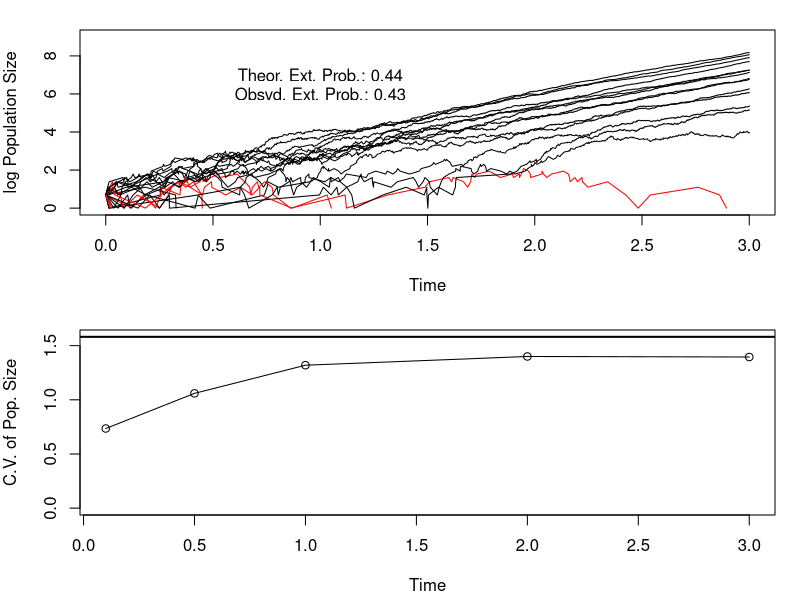
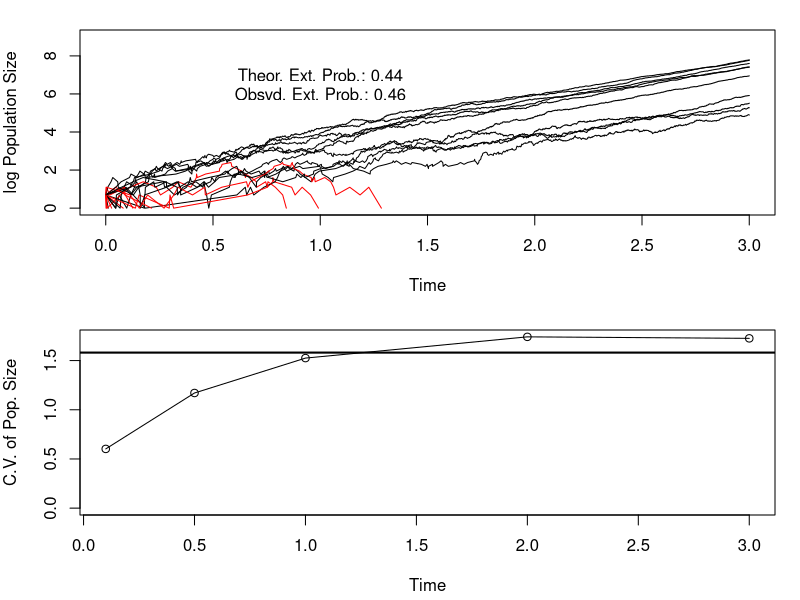
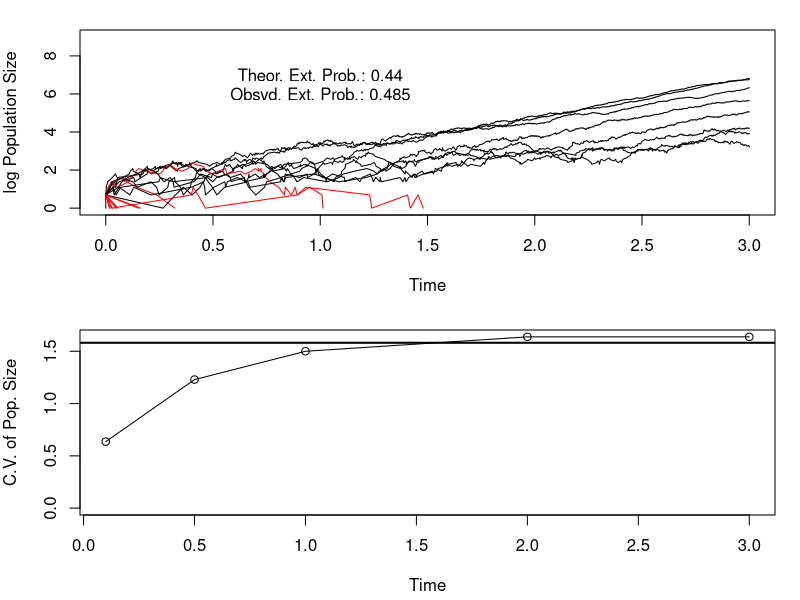
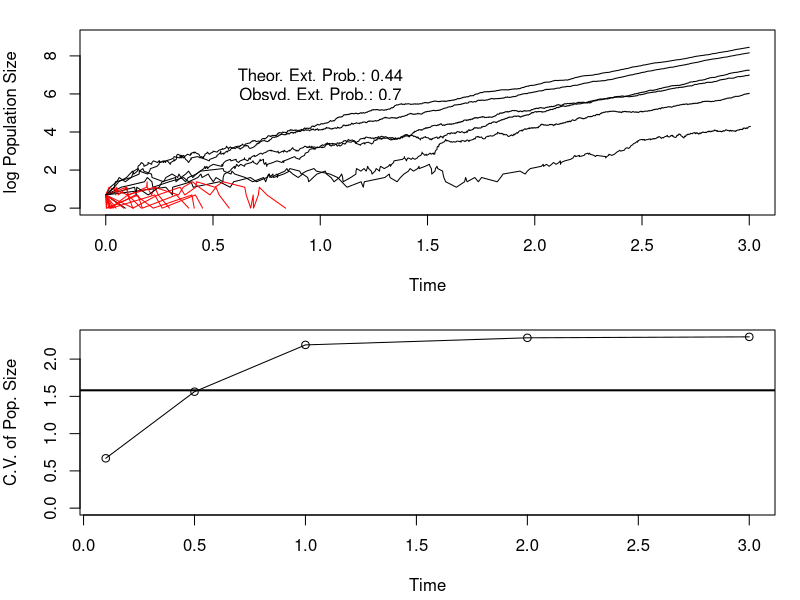
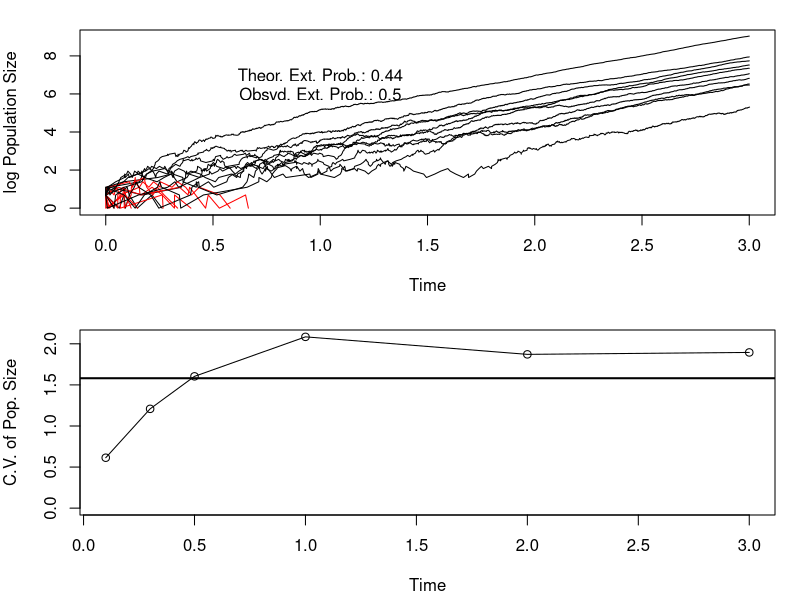
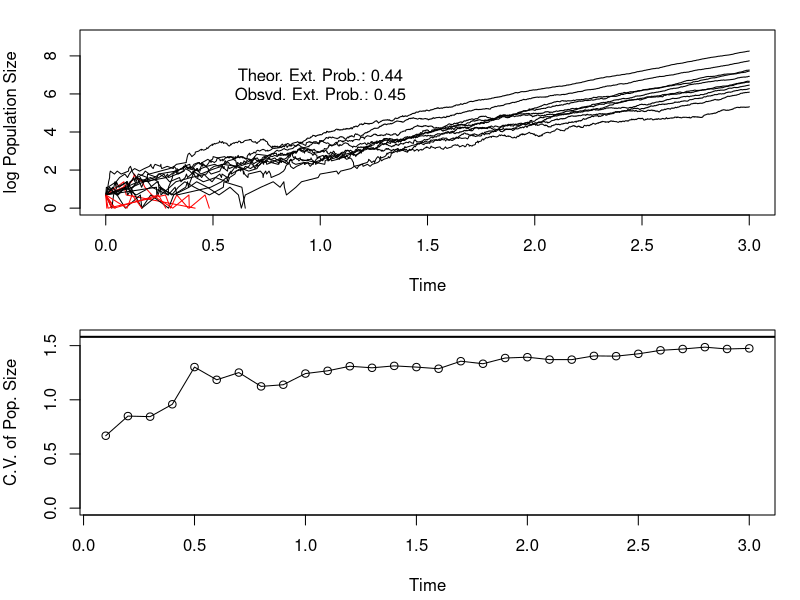
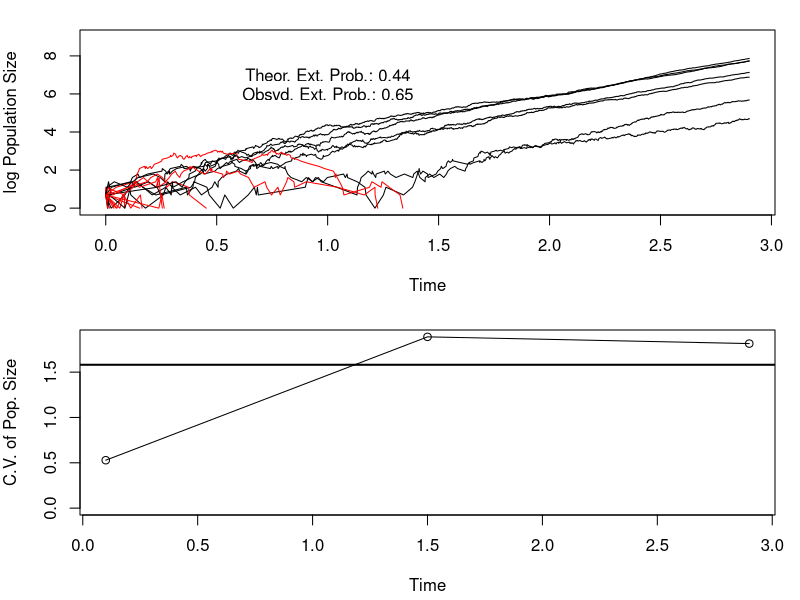

Write the R code that produced these figures, in order.
## ---- chunk 1
knitr::opts_chunk$set(fig.width=9, fig.height=9,
                      error=TRUE, echo=TRUE, eval=TRUE, warning=FALSE, message=FALSE)
## ---- chunk 2
#Parameters
MaxRlzns = 100; #NOTICE THAT THIS IS A SMALL NUMBER OF REALIZATIONS
NumExtinct = 0;
InitN = 2;
lambda = 6.0;
mu = 4.0;
TimePoints = c(0.1,0.5,1,2,3); #lambda = 6.0, mu = 3.6
NumTimePoints = length(TimePoints);
NStor <- array(0,c(NumTimePoints,MaxRlzns));
par(mfrow=c(2,1));
par(mai = c(0.85,0.8,0.3,0.25));#bottom,left,top,right


for(Rlzn in 1:MaxRlzns){

	N = numeric();
	t = numeric();

	N[1] = InitN;
	t[1] = 0.0;
	i = 1;
	Point = 1;
	while((N[i]>0)&&(t[i]<=TimePoints[NumTimePoints])){

		#################################
		# I. The first chunk of code that you must fix starts here: the simulation
		#################################
		AvgTimeToNextEvent = ((lambda+mu)*N[i]); #1. Fill in the average time to the next event
		NextTime = rexp(1,AvgTimeToNextEvent); 
		i = i + 1;
		t[i] = t[i-1]+NextTime; #2. Update the time by adding NextTime to the previous value of t (look at the preceding line if you are confused)

		rand = runif(1); #3. Here you must draw a single, uniformly distributed random variate, between 0 and 1
		BirthRate = lambda/(lambda+mu); #4.  This is the probability of a birth
		if(rand < BirthRate){ #5. If rand is less than the probability of a birth...
			N[i] = N[i-1]+1; #6. ...then a birth occurs, otherwise...
		} else{
			N[i] = N[i-1]-1; #7. ...a death occurs
		}
		if(N[i]<1){NumExtinct = NumExtinct + 1}; #8.  If the population has gone extinct, increase the number of extinctions by 1
			
		stop = 0;
		while((Point<=NumTimePoints)&&(stop!=1)){ #This while statement saves the population size at predetermined time points
			if(t[i]>TimePoints[Point]){
				
				NStor[Point,Rlzn] = N[i-1];
				Point = Point + 1;
			} else { stop = 1;}

		}
		
		#i = i + 1;
		

	} # while loop

	if(Rlzn==1){
		plot(t,log(N),type="l",xlab="Time",ylab="log Population Size",ylim=c(0,9),xlim=c(0,TimePoints[NumTimePoints]));
	}else{
		if(Rlzn<=20){
			if(min(N)<1){
				lines(t,log(N),col="RED");
			}else{
				lines(t,log(N));
			}
		}

	}
	
} # rlzn loop

#############################
#II. The second piece of code that you must fix starts here: the theory calculations
#############################
TheoryProb = (mu/lambda)^InitN; #9. This should the theoretical probability of extinction
ObsvdProb = NumExtinct/MaxRlzns; #10. This should be the observed frequency of extinctions 
PctError = (TheoryProb - ObsvdProb)/ObsvdProb; 
TheoryCV = sqrt((lambda+mu)/(InitN*(lambda-mu))) ; #11. This should be the theoretical, long-term C.V. from lecture, for the lambda > mu case


#Graphics stuff
TheoryName = "Theor. Ext. Prob.:";
TheoryLgnd = paste(TheoryName,round(TheoryProb*100.0)/100.0);
ObsvdName = "Obsvd. Ext. Prob.:";
ObsvdLgnd = paste(ObsvdName,ObsvdProb);
text(1,7,TheoryLgnd);
text(1,6,ObsvdLgnd);

#Printing out the theoretical and observed probabilities of extinction, along with the percent error
cat("TheoryProb:",round(100*TheoryProb)/100," ObsvdProb:",ObsvdProb," PctError:",PctError,"\n");

#Calculating the observed C.V.
ObsvdCV = numeric();
for(Point in 1:NumTimePoints){
	ObsvdCV[Point] = sd(NStor[Point,])/mean(NStor[Point,]);

}


#The second graph plots the observed and theoretical C.V.
yHi = max(TheoryCV,ObsvdCV);
cat("TheoryCV:",TheoryCV," ObsvdCV:",ObsvdCV,"\n");
plot(TimePoints,ObsvdCV,type="o",ylim=c(0,yHi),xlab="Time", ylab = "C.V. of Pop. Size");
abline(h=TheoryCV,lwd=2);



## ---- chunk 3

plot_dom <- function(MaxRlzns=100, TimePoints=c(0.1,0.5,1,2,3)){
  #Parameters
  MaxRlzns = MaxRlzns; #NOTICE THAT THIS IS A SMALL NUMBER OF REALIZATIONS
  NumExtinct = 0;
  InitN = 2;
  lambda = 6.0;
  mu = 4.0;
  TimePoints = TimePoints; #lambda = 6.0, mu = 3.6
  NumTimePoints = length(TimePoints);
  NStor <- array(0,c(NumTimePoints,MaxRlzns));
  par(mfrow=c(2,1));
  par(mai = c(0.85,0.8,0.3,0.25));#bottom,left,top,right


  for(Rlzn in 1:MaxRlzns){

  	N = numeric();
  	t = numeric();
  
  	N[1] = InitN;
  	t[1] = 0.0;
  	i = 1;
  	Point = 1;
  	while((N[i]>0)&&(t[i]<=TimePoints[NumTimePoints])){
  
  		#################################
  		# I. The first chunk of code that you must fix starts here: the simulation
  		#################################
  		AvgTimeToNextEvent = ((lambda+mu)*N[i]); #1. Fill in the average time to the next event
  		NextTime = rexp(1,AvgTimeToNextEvent); 
  		i = i + 1;
  		t[i] = t[i-1]+NextTime; #2. Update the time by adding NextTime to the previous value of t (look at the preceding line if you are confused)
  
  		rand = runif(1); #3. Here you must draw a single, uniformly distributed random variate, between 0 and 1
  		BirthRate = lambda/(lambda+mu); #4.  This is the probability of a birth
  		if(rand < BirthRate){ #5. If rand is less than the probability of a birth...
  			N[i] = N[i-1]+1; #6. ...then a birth occurs, otherwise...
  		} else{
  			N[i] = N[i-1]-1; #7. ...a death occurs
  		}
  		if(N[i]<1){NumExtinct = NumExtinct + 1}; #8.  If the population has gone extinct, increase the number of extinctions by 1
  			
  		stop = 0;
  		while((Point<=NumTimePoints)&&(stop!=1)){ #This while statement saves the population size at predetermined time points
  			if(t[i]>TimePoints[Point]){
  				
  				NStor[Point,Rlzn] = N[i-1];
  				Point = Point + 1;
  			} else { stop = 1;}
  
  		  }
  		
  	 } # while loop

	if(Rlzn==1){
		plot(t,log(N),type="l",xlab="Time",ylab="log Population Size",ylim=c(0,9),xlim=c(0,TimePoints[NumTimePoints]));
	}else{
		if(Rlzn<=20){
			if(min(N)<1){
				lines(t,log(N),col="RED");
			}else{
				lines(t,log(N));
			}
		}

	}
	
  } # rlzn loop

  #############################
  #II. The second piece of code that you must fix starts here: the theory calculations
  #############################
  TheoryProb = (mu/lambda)^InitN; #9. This should the theoretical probability of extinction
  ObsvdProb = NumExtinct/MaxRlzns; #10. This should be the observed frequency of extinctions 
  PctError = (TheoryProb - ObsvdProb)/ObsvdProb; 
  TheoryCV = sqrt((lambda+mu)/(InitN*(lambda-mu))) ; #11. This should be the theoretical, long-term C.V. from lecture, for the lambda > mu case
  
  
  #Graphics stuff
  TheoryName = "Theor. Ext. Prob.:";
  TheoryLgnd = paste(TheoryName,round(TheoryProb*100.0)/100.0);
  ObsvdName = "Obsvd. Ext. Prob.:";
  ObsvdLgnd = paste(ObsvdName,ObsvdProb);
  text(1,7,TheoryLgnd);
  text(1,6,ObsvdLgnd);
  
  #Printing out the theoretical and observed probabilities of extinction, along with the percent error
  cat("TheoryProb:",round(100*TheoryProb)/100," ObsvdProb:",ObsvdProb," PctError:",PctError,"\n");
  
  #Calculating the observed C.V.
  ObsvdCV = numeric();
  for(Point in 1:NumTimePoints){
	ObsvdCV[Point] = sd(NStor[Point,])/mean(NStor[Point,]);

  }

  #The second graph plots the observed and theoretical C.V.
  yHi = max(TheoryCV,ObsvdCV);
  cat("TheoryCV:",TheoryCV," ObsvdCV:",ObsvdCV,"\n");
  plot(TimePoints,ObsvdCV,type="o",ylim=c(0,yHi),xlab="Time", ylab = "C.V. of Pop. Size");
  abline(h=TheoryCV,lwd=2);
    
}


## ---- chunk 4
# the original
plot_dom(100)

# increase
plot_dom(200)

# decrease
plot_dom(20)

## ---- chunk 5
# original
plot_dom(20, c(0.1,0.3,0.5,1,2,3))

# increase
plot_dom(20, seq(0.1,3,by=0.1))

# decrease
plot_dom(20, seq(0.1,3,by=1.4))

